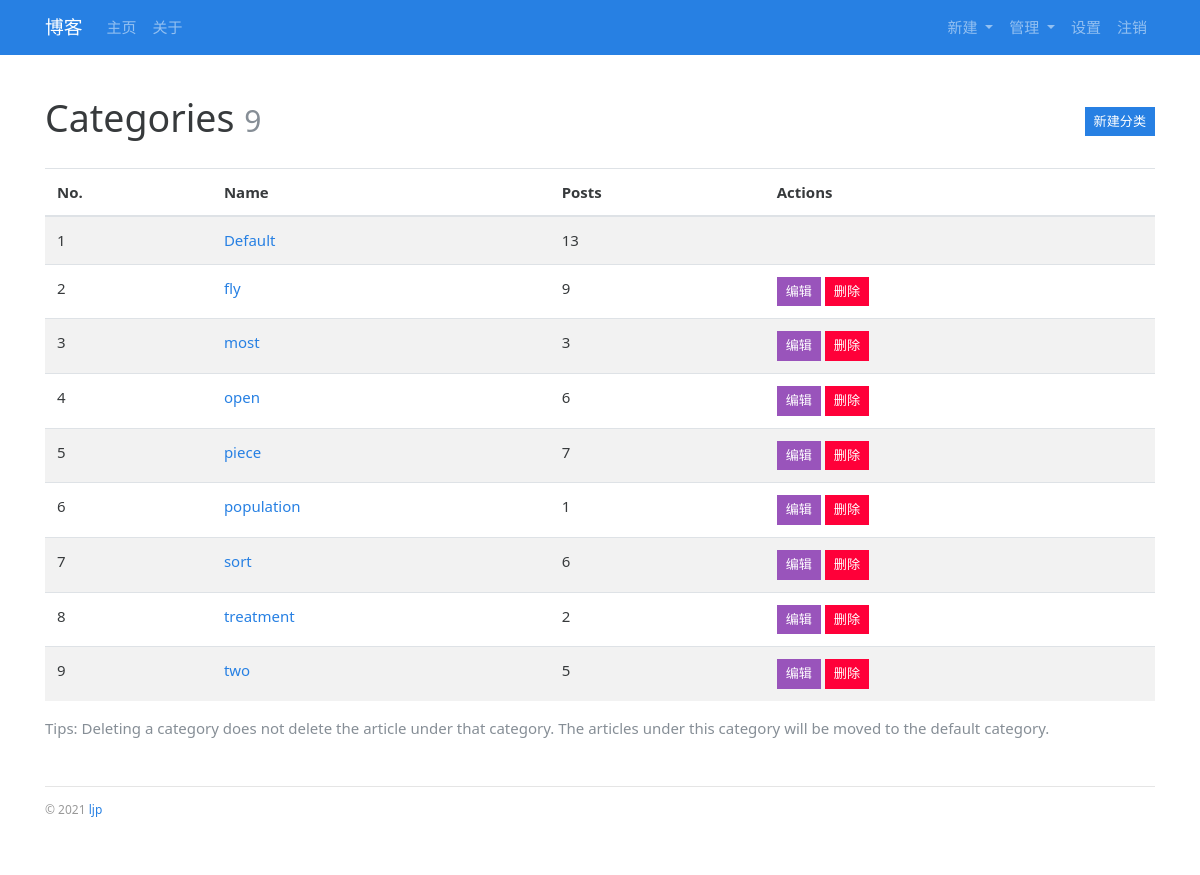
Page /admin/category/manage (signed in) on the earlier database version.
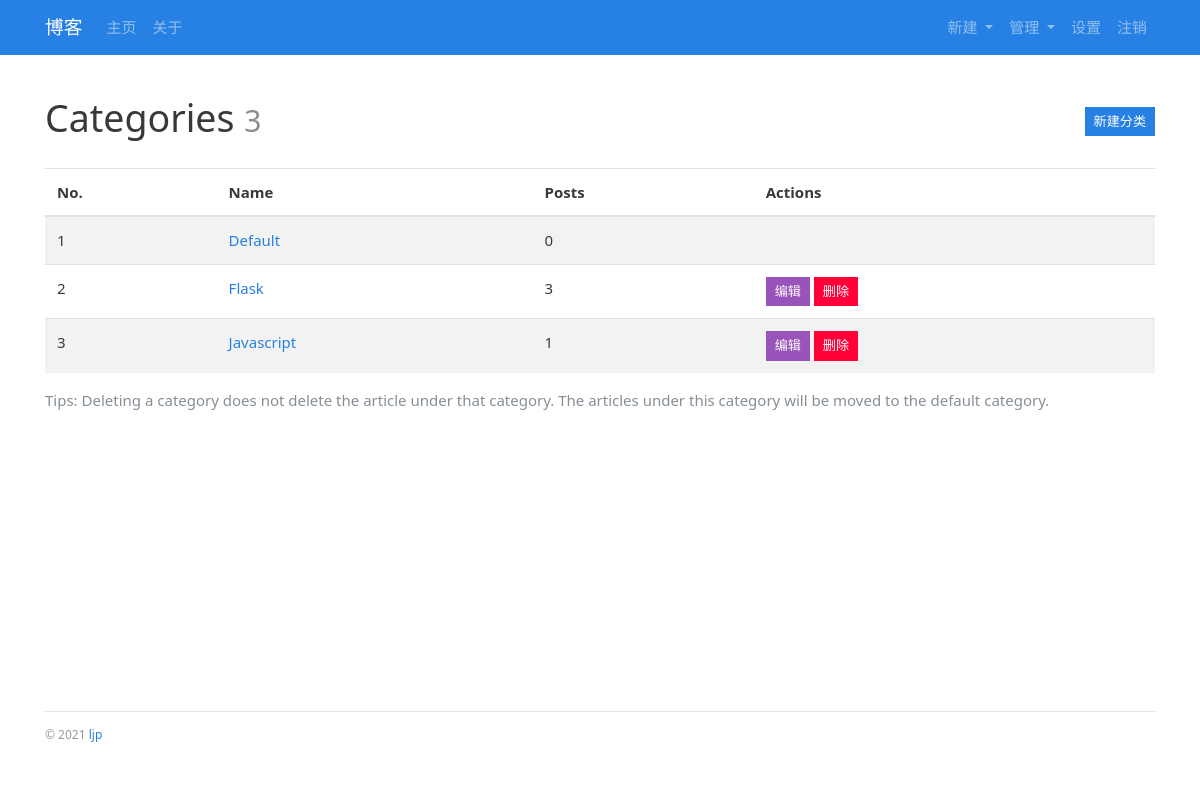
Same page on the later database version.
### myblog/models.py (models this page shows, shortened)
class Category(db.Model):
    id=db.Column(db.Integer,primary_key=True)
    name=db.Column(db.String(30),unique=True)
    posts=db.relationship('Post',back_populates='category')

### myblog/blueprints/admin.py (the view)
@admin_bp.route('/category/manage')
@login_required
def manage_category():
    return render_template('admin/manage_category.html')

### myblog/__init__.py (called while the page is built)
def register_template_context(app):
    @app.context_processor
    def make_template_context():
        admin=Admin.query.first()
        categories=Category.query.order_by(Category.name).all()
        links=Link.query.order_by(Link.name).all()
        return dict(
            admin=admin,categories=categories,
            links=links
        )

def register_request_handlers(app):
    @app.after_request
    def query_profiler(response):
        for q in get_debug_queries():
            if q.duration >= app.config['BLUELOG_SLOW_QUERY_THRESHOLD']:
                app.logger.warning(
                    'Slow query: Duration: %fs\n Context: %s\nQuery: %s\n '
                    % (q.duration, q.context, q.statement)
                )
        return response

### myblog/extensions.py (called while the page is built)
@login_manager.user_loader
def load_user(user_id):
    from myblog.models import Admin
    user=Admin.query.get(int(user_id))
    return user

### myblog/templates/admin/manage_category.html (shortened to what this page needs)
{% extends 'base.html' %}
{% from 'bootstrap/form.html' import render_form %}
{% block content %}
    <div class="page-header">
        <h1>Categories
            <small class="text-muted">{{ categories|length }}</small>
            <span class="float-right"><a class="btn btn-primary btn-sm"
                                         href="{{ url_for('.new_category') }}">新建分类</a></span>
        </h1>
    </div>
    {% if categories %}
        <table class="table table-striped">
            <thead>
            <tr>
                <th>No.</th>
                <th>Name</th>
                <th>Posts</th>
                <th>Actions</th>
            </tr>
            </thead>
            {% for category in categories %}
                <tr>
                    <td>{{ loop.index }}</td>
                    <td><a href="{{ url_for('blog.show_category', category_id=category.id) }}">{{ category.name }}</a>
                    </td>
                    <td>{{ category.posts|length }}</td>
                    <td>
                        {% if category.id != 1 %}
                            <a class="btn btn-info btn-sm"
                               href="{{ url_for('.edit_category', category_id=category.id) }}">编辑</a>
                            <form class="inline" method="post"
                                  action="{{ url_for('.delete_category', category_id=category.id) }}">
                                <button type="submit" class="btn btn-danger btn-sm"
                                        onclick="return confirm('Are you sure?');">删除
                                </button>
                            </form>
                        {% endif %}
                    </td>
                </tr>
            {% endfor %}
        </table>
        <p class="text-muted">Tips: Deleting a category does not delete the article under that category.
            The articles under this category will be moved to the default category.</p>
    {% else %}
        <div class="tip"><h5>No categories.</h5></div>
    {% endif %}
{% endblock %}

### myblog/templates/base.html (shortened to what this page needs)
{% from 'bootstrap/nav.html' import render_nav_item %}
<!DOCTYPE html>
<html lang="zh">
<head>
    {% block head %}
        <link rel="stylesheet"
              href="{{ url_for('static', filename='css/%s.min.css' % request.cookies.get('theme', 'perfect_blue')) }}"
              type="text/css">
        <link rel="stylesheet" href="{{ url_for('static', filename='css/style.css') }}" type="text/css">
    {% endblock head %}
</head>
<body>
{% block nav %}
    <nav class="navbar navbar-expand-lg navbar-dark bg-primary">
        <div class="container">
            <a class="navbar-brand" href="{{ url_for('blog.index') }}">博客</a>
            <div class="collapse navbar-collapse" id="navbarColor01">
                <ul class="navbar-nav mr-auto">
                    {{ render_nav_item('blog.index', '主页') }}
                    {{ render_nav_item('blog.about', '关于') }}
                </ul>
                <ul class="nav navbar-nav navbar-right">
                    {% if current_user.is_authenticated %}
                        <li class="nav-item dropdown">
                            <a href="#" class="nav-link dropdown-toggle" data-toggle="dropdown" role="button"
                               aria-haspopup="true"
                               aria-expanded="false">
                                新建
                            </a>
                        </li>
                        <li class="nav-item dropdown">
                            <a href="#" class="nav-link dropdown-toggle" data-toggle="dropdown" role="button"
                               aria-haspopup="true"
                               aria-expanded="false">
                                管理
                            </a>
                        </li>
                        {{ render_nav_item('admin.settings', '设置') }}
                        <li class="nav-item"><a class="nav-link" href="{{url_for('auth.logout', next=request.full_path)}}">注销</a></li>
                    {% else %}
                        <li class="nav-item"><a class="nav-link" href="{{url_for('auth.login', next=request.full_path)}}">登录</a></li>
                    {% endif %}
                </ul>
            </div>
        </div>
    </nav>
{% endblock nav %}
<main class="container">
    <section class="main_content">
    {% block content %}{% endblock content %}
    </section>
    {% block footer %}
        <footer class="footer">
            <p class="float-left">
                <small> &copy; 2021 <a href="http://www.cumt-ljp.ltd">ljp</a>
                </small>
            </p>
        </footer>
    {% endblock footer %}
</main>
</body>
</html>

### myblog/static/css/style.css (style rules this page uses)
nav { margin-bottom: 20px; }
.inline { display: inline; }
.page-header { padding-top: 20px; padding-bottom: 20px; }
footer { margin-top: 30px; padding: 10px 0 40px; color: #999; border-top: 1px solid #e5e5e5; }
body { display:flex; flex-flow:column; min-height:100vh; }
main { flex:1; display:flex; flex-flow:column; }
.main_content { flex:1; }

Differences in the rows shown:
removed Category: name "fly", posts|length "9"
removed Category: name "most", posts|length "3"
removed Category: name "open", posts|length "6"
removed Category: name "piece", posts|length "7"
removed Category: name "population", posts|length "1"
removed Category: name "sort", posts|length "6"
removed Category: name "two", posts|length "5"
computed for Category "Default": posts|length "13" → "0"
changed Category: name "treatment" → "Flask"; posts|length "2" → "3"
added Category: name "Javascript", posts|length "1"
Other differences:
{{ categories|length }}: "9" → "3"
